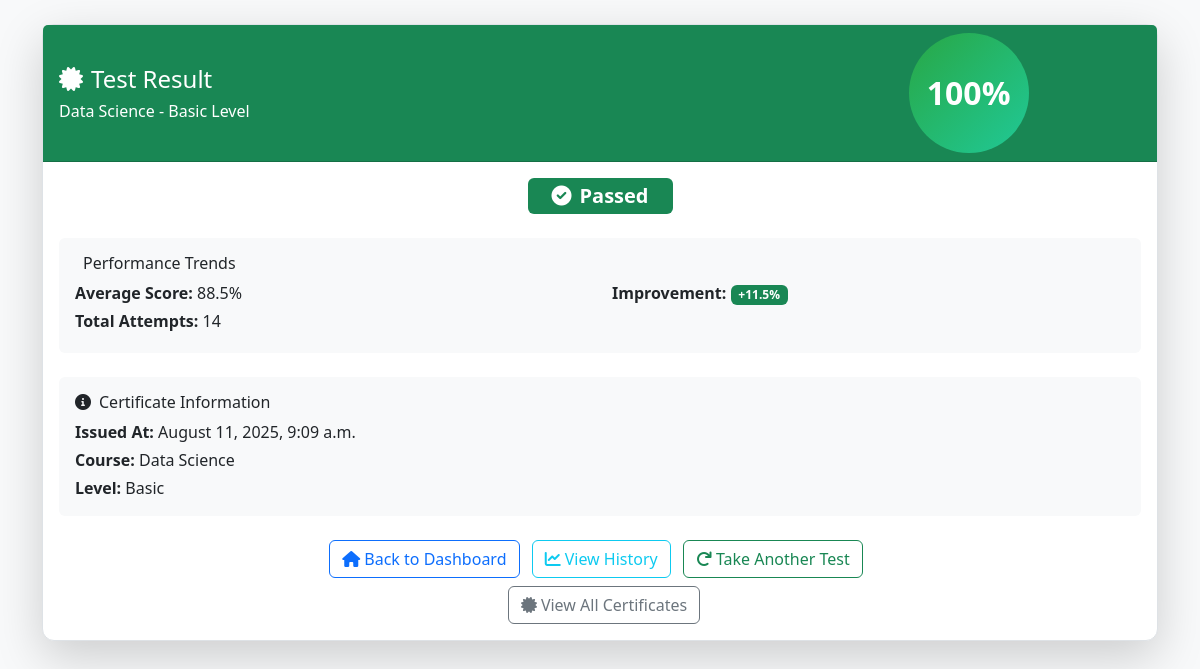
The page /test_result/1/Basic (signed in) on the database its author committed.
### administrator/models.py (models this page shows, shortened)
class Certification(models.Model):
    LEVEL_CHOICES = [
        ('Basic', 'Basic'),
        ('Intermediate', 'Intermediate'),
        ('Advanced', 'Advanced'),
    ]
    STATUS_CHOICES = [
        ('Passed', 'Passed'),
        ('Failed', 'Failed'),
        ('Pending', 'Pending'),
    ]
    user = models.ForeignKey(User, on_delete=models.CASCADE, limit_choices_to={'role': 'DEV'})
    course = models.ForeignKey(Course, on_delete=models.CASCADE)
    level = models.CharField(max_length=20, choices=LEVEL_CHOICES)
    score = models.PositiveIntegerField()
    status = models.CharField(max_length=20, choices=STATUS_CHOICES, default='Pending')
    issued_at = models.DateTimeField(auto_now_add=True)

class Course(models.Model):
    LEVEL_CHOICES = [
        ('Basic', 'Basic'),
        ('Intermediate', 'Intermediate'),
        ('Advanced', 'Advanced'),
    ]
    DOMAIN_CHOICES = [
        ('Web Development', 'Web Development'),
        ('Data Science', 'Data Science'),
        ('AI/ML', 'AI/ML'),
        ('Cyber Security', 'Cyber Security'),
    ]
    title = models.CharField(max_length=200)
    description = models.TextField()
    domain = models.CharField(max_length=50, choices=DOMAIN_CHOICES)
    is_active = models.BooleanField(default=True)
    created_at = models.DateTimeField(auto_now_add=True)
    updated_at = models.DateTimeField(auto_now=True)

### administrator/views.py (the view)
# urls.py: path('test_result/<int:course_id>/<str:level>', views.test_result, name='test-result'),
@login_required
def test_result(request, course_id, level):
    cert = Certification.objects.filter(user=request.user, course_id=course_id, level=level).last()
    if not cert:
        messages.error(request, "No test result found for this course and level.")
        return redirect('attempt-test')
    test_results = request.session.get('test_results', {})
    user_certifications = Certification.objects.filter(
        user=request.user,
        course_id=course_id
    ).order_by('-issued_at')
    certificates = Certificate.objects.filter(developer=request.user)
    if user_certifications.count() > 1:
        previous_scores = list(user_certifications.values_list('score', flat=True)[1:])
        avg_score = sum(previous_scores) / len(previous_scores)
        improvement = cert.score - avg_score
    else:
        avg_score = None
        improvement = None
    context = {
        'certification': cert,
        'test_results': test_results,
        'show_details': bool(test_results),  # Only show details if we have session data
        'user_certifications': user_certifications,
        'certificates': certificates,  # Add certificates to context
        'avg_score': avg_score,
        'improvement': improvement,
        'total_attempts': user_certifications.count()
    }
    if 'test_results' in request.session:
        del request.session['test_results']
    return render(request, 'test/test_result.html', context)

### administrator/templates/test/test_result.html (shortened to what this page needs)
<!DOCTYPE html>
<html lang="en" data-bs-theme="light">
<head>
  <link href="https://cdn.jsdelivr.net/npm/bootstrap@5.3.2/dist/css/bootstrap.min.css" rel="stylesheet" />
  <link href="https://cdnjs.cloudflare.com/ajax/libs/font-awesome/6.0.0/css/all.min.css" rel="stylesheet" />
</head>
<body>
  <div class="container mt-4">
    <div class="card result-card shadow-lg">
      <div class="card-header {% if certification.status == 'Passed' %}bg-success{% else %}bg-danger{% endif %} text-white">
        <div class="row align-items-center">
          <div class="col-md-8">
            <h4 class="mb-2"><i class="fas fa-certificate me-2"></i>Test Result</h4>
            <h6 class="mb-0">{{ certification.course.title }} - {{ certification.level }} Level</h6>
          </div>
          <div class="col-md-4 text-end">
            <div class="score-circle {% if certification.status == 'Passed' %}score-passed{% else %}score-failed{% endif %}">
              {{ certification.score }}%
            </div>
          </div>
        </div>
      </div>
      <div class="card-body">
        <div class="text-center mb-4">
          {% if certification.status == "Passed" %}
            <span class="badge bg-success fs-5 px-4 py-2">
              <i class="fas fa-check-circle me-2"></i>{{ certification.status }}
            </span>
          {% else %}
            <span class="badge bg-danger fs-5 px-4 py-2">
              <i class="fas fa-times-circle me-2"></i>{{ certification.status }}
            </span>
          {% endif %}
        </div>
        {% if avg_score is not None %}
        <div class="mt-4 p-3 bg-light rounded">
          <h6>Performance Trends</h6>
          <div class="row">
            <div class="col-md-6">
              <p class="mb-1"><strong>Average Score:</strong> {{ avg_score|floatformat:1 }}%</p>
              <p class="mb-1"><strong>Total Attempts:</strong> {{ total_attempts }}</p>
            </div>
            <div class="col-md-6">
              {% if improvement is not None %}
                <p class="mb-1">
                  <strong>Improvement:</strong>
                  <span class="badge {% if improvement > 0 %}bg-success{% elif improvement < 0 %}bg-danger{% else %}bg-secondary{% endif %}">
                    {% if improvement > 0 %}+{% endif %}{{ improvement|floatformat:1 }}%
                  </span>
                </p>
              {% endif %}
            </div>
          </div>
        </div>
        {% endif %}
        <div class="mt-4 p-3 bg-light rounded">
          <h6><i class="fas fa-info-circle me-2"></i>Certificate Information</h6>
          <p class="mb-1"><strong>Issued At:</strong> {{ certification.issued_at|date:"F j, Y, g:i a" }}</p>
          <p class="mb-1"><strong>Course:</strong> {{ certification.course.title }}</p>
          <p class="mb-0"><strong>Level:</strong> {{ certification.level }}</p>
        </div>
        <div class="mt-4 text-center">
          <a href="{% url 'developer_dashboard' %}" class="btn btn-outline-primary me-2">
            <i class="fas fa-home me-1"></i>Back to Dashboard
          </a>
          <a href="{% url 'test-history' %}" class="btn btn-outline-info me-2">
            <i class="fas fa-chart-line me-1"></i>View History
          </a>
          <a href="{% url 'attempt-test' %}" class="btn btn-outline-success me-2">
            <i class="fas fa-redo me-1"></i>Take Another Test
          </a>
          {% if certification.status == 'Passed' %}
            <a href="{% url 'developer_certificates' %}" class="btn btn-outline-secondary ms-2">
              <i class="fas fa-certificate me-1"></i>View All Certificates
            </a>
          {% endif %}
        </div>
      </div>
    </div>
  </div>
</body>
</html>

### administrator/templates/test/test_result.html (style rules this page uses)
body { background-color: #f8f9fa; font-family: 'Segoe UI', sans-serif; }
.result-card { border: 1px solid #dee2e6; border-radius: 0.75rem; transition: all 0.2s ease; background-color: #fff; box-shadow: 0 0.125rem 0.25rem rgba(0, 0, 0, 0.075); }
.score-circle { width: 120px; height: 120px; border-radius: 50%; display: flex; align-items: center; justify-content: center; font-size: 2rem; font-weight: bold; color: white; margin: 0 auto; }
.score-passed { background: linear-gradient(135deg, #28a745, #20c997); }

### rows shown on the page
Certification: course "Data Science", level "Basic", score "100", status "Passed", issued_at "August 11, 2025, 9:09 a.m."

### other values the page prints
{{ avg_score|floatformat:1 }} "88.5"
{{ total_attempts }} "14"
{{ improvement|floatformat:1 }} "11.5"
